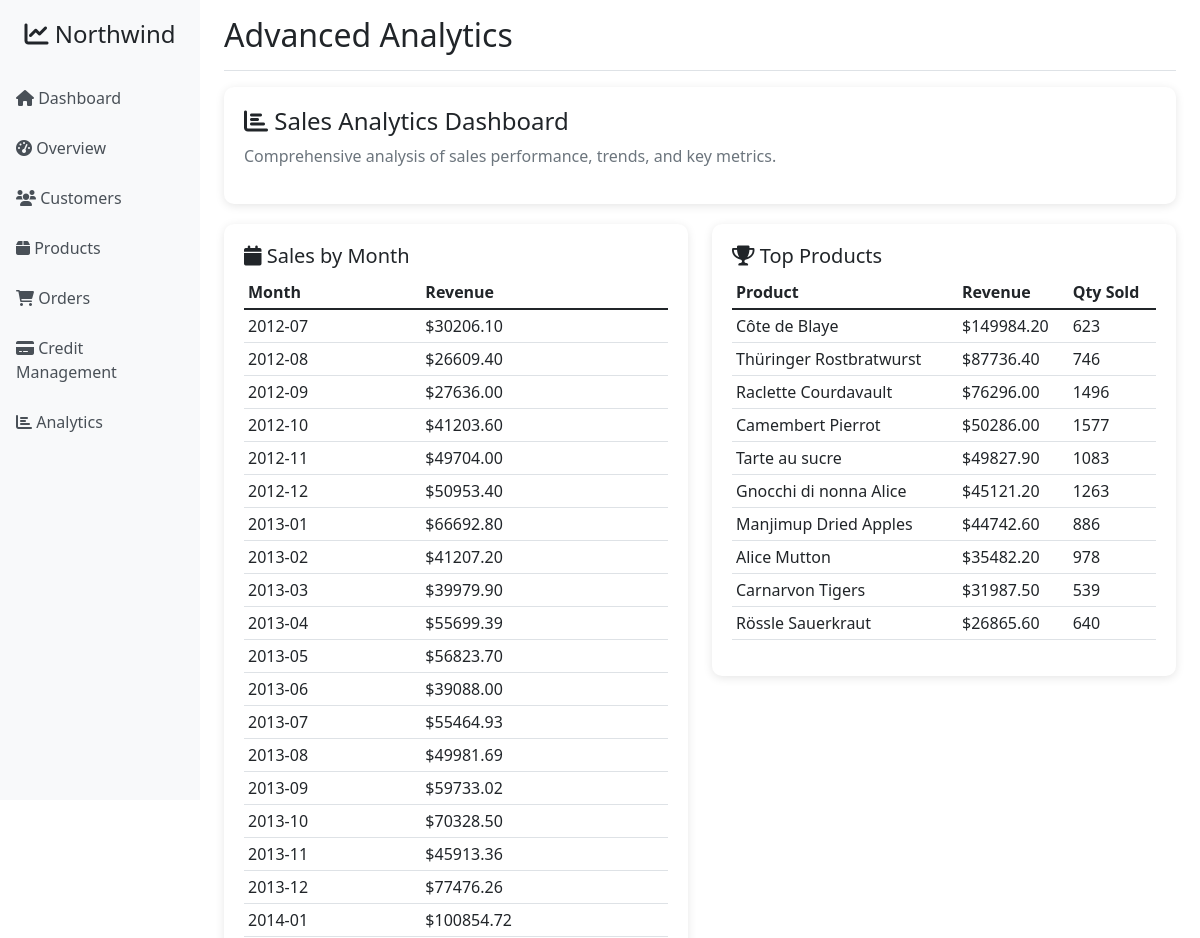
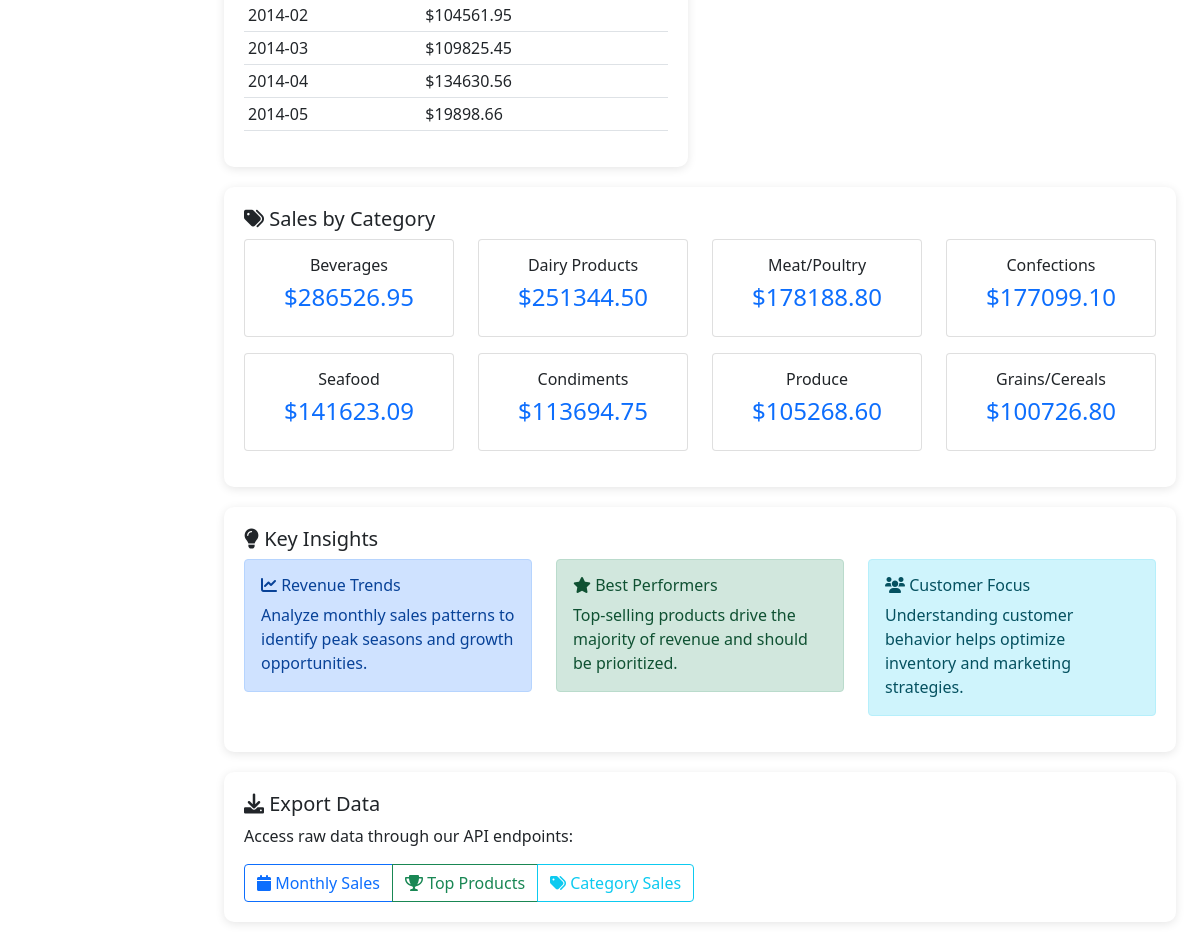
The app's page /analytics with its own data (2 pictures, top to bottom).
### src/models/northwind.py (models this page shows, shortened)
class Product(Base):
    __tablename__ = 'Product'
    Id = Column(Integer, primary_key=True)
    ProductName = Column(String(8000))
    SupplierId = Column(Integer, ForeignKey('Supplier.Id'), nullable=False)
    CategoryId = Column(Integer, ForeignKey('CategoryTableNameTest.Id'), nullable=False)
    QuantityPerUnit = Column(String(8000))
    UnitPrice = Column(Numeric, nullable=False)
    UnitsInStock = Column(Integer, nullable=False)
    UnitsOnOrder = Column(Integer, nullable=False)
    ReorderLevel = Column(Integer, nullable=False)
    Discontinued = Column(Integer, nullable=False)
    UnitsShipped = Column(Integer)
    supplier = relationship("Supplier", back_populates="products")
    category = relationship("Category", back_populates="products")
    order_details = relationship("OrderDetail", back_populates="product")

class Category(Base):
    __tablename__ = 'CategoryTableNameTest'
    Id = Column(Integer, primary_key=True)
    CategoryName_ColumnName = Column(String(8000))
    Description = Column(String(8000))
    Client_id = Column(Integer)
    products = relationship("Product", back_populates="category")

### src/routes/main_routes.py (the view)
@bp.route('/analytics')
def analytics():
    try:
        data_service = DataService()
        sales_by_month = data_service.get_sales_by_month()
        top_products = data_service.get_top_products()
        sales_by_category = data_service.get_sales_by_category()
        return render_template('analytics.html',
                             sales_by_month=sales_by_month,
                             top_products=top_products,
                             sales_by_category=sales_by_category)
    except Exception as e:
        return render_template('analytics.html',
                             sales_by_month=[],
                             top_products=[],
                             sales_by_category=[])

### src/services/data_service.py (called while the page is built)
    def __del__(self):
        if hasattr(self, 'session'):
            self.session.close()

    def get_sales_by_month(self) -> List[Dict]:
        results = self.session.query(
            func.strftime('%Y-%m', Order.OrderDate).label('month'),
            func.sum(OrderDetail.Amount).label('revenue')
        ).join(OrderDetail, Order.Id == OrderDetail.OrderId)\
         .filter(Order.OrderDate.isnot(None))\
         .group_by(func.strftime('%Y-%m', Order.OrderDate))\
         .order_by('month')\
         .all()
        return [{'month': month, 'revenue': float(revenue) if revenue else 0} for month, revenue in results if month]

    def get_top_products(self, limit: int = 10) -> List[Dict]:
        results = self.session.query(
            Product.ProductName,
            func.sum(OrderDetail.Amount).label('revenue'),
            func.sum(OrderDetail.Quantity).label('quantity_sold')
        ).join(OrderDetail, Product.Id == OrderDetail.ProductId)\
         .group_by(Product.Id, Product.ProductName)\
         .order_by(func.sum(OrderDetail.Amount).desc())\
         .limit(limit)\
         .all()
        return [
            {
                'product_name': name,
                'revenue': float(revenue) if revenue else 0,
                'quantity_sold': int(quantity) if quantity else 0
            }
            for name, revenue, quantity in results
        ]

    def get_sales_by_category(self) -> List[Dict]:
        results = self.session.query(
            Category.CategoryName_ColumnName,
            func.sum(OrderDetail.Amount).label('revenue')
        ).join(Product, Category.Id == Product.CategoryId)\
         .join(OrderDetail, Product.Id == OrderDetail.ProductId)\
         .group_by(Category.Id, Category.CategoryName_ColumnName)\
         .order_by(func.sum(OrderDetail.Amount).desc())\
         .all()
        return [
            {'category_name': name, 'revenue': float(revenue) if revenue else 0}
            for name, revenue in results
        ]

### templates/analytics.html (shortened to what this page needs)
{% extends "base.html" %}
{% block header %}Advanced Analytics{% endblock %}
{% block content %}
<div class="row">
    <div class="col-md-12">
        <div class="chart-container">
            <h4><i class="fas fa-chart-bar"></i> Sales Analytics Dashboard</h4>
            <p class="text-muted">Comprehensive analysis of sales performance, trends, and key metrics.</p>
        </div>
    </div>
</div>
<div class="row">
    <div class="col-md-6">
        <div class="chart-container">
            <h5><i class="fas fa-calendar"></i> Sales by Month</h5>
            {% if sales_by_month %}
            <div class="table-responsive">
                <table class="table table-sm">
                    <thead>
                        <tr>
                            <th>Month</th>
                            <th>Revenue</th>
                        </tr>
                    </thead>
                    <tbody>
                        {% for item in sales_by_month %}
                        <tr>
                            <td>{{ item.month }}</td>
                            <td>${{ "%.2f"|format(item.revenue) }}</td>
                        </tr>
                        {% endfor %}
                    </tbody>
                </table>
            </div>
            {% else %}
            <div class="alert alert-info">
                <i class="fas fa-info-circle"></i> No monthly sales data available.
            </div>
            {% endif %}
        </div>
    </div>
    <div class="col-md-6">
        <div class="chart-container">
            <h5><i class="fas fa-trophy"></i> Top Products</h5>
            {% if top_products %}
            <div class="table-responsive">
                <table class="table table-sm">
                    <thead>
                        <tr>
                            <th>Product</th>
                            <th>Revenue</th>
                            <th>Qty Sold</th>
                        </tr>
                    </thead>
                    <tbody>
                        {% for product in top_products %}
                        <tr>
                            <td>{{ product.product_name }}</td>
                            <td>${{ "%.2f"|format(product.revenue) }}</td>
                            <td>{{ product.quantity_sold }}</td>
                        </tr>
                        {% endfor %}
                    </tbody>
                </table>
            </div>
            {% else %}
            <div class="alert alert-info">
                <i class="fas fa-info-circle"></i> No top products data available.
            </div>
            {% endif %}
        </div>
    </div>
</div>
<div class="row">
    <div class="col-md-12">
        <div class="chart-container">
            <h5><i class="fas fa-tags"></i> Sales by Category</h5>
            {% if sales_by_category %}
            <div class="row">
                {% for category in sales_by_category %}
                <div class="col-md-3 mb-3">
                    <div class="card">
                        <div class="card-body text-center">
                            <h6 class="card-title">{{ category.category_name or 'Unknown' }}</h6>
                            <h4 class="text-primary">${{ "%.2f"|format(category.revenue) }}</h4>
                        </div>
                    </div>
                </div>
                {% endfor %}
            </div>
            {% else %}
            <div class="alert alert-info">
                <i class="fas fa-info-circle"></i> No category sales data available.
            </div>
            {% endif %}
        </div>
    </div>
</div>
<div class="row">
    <div class="col-md-12">
        <div class="chart-container">
            <h5><i class="fas fa-lightbulb"></i> Key Insights</h5>
            <div class="row">
                <div class="col-md-4">
                    <div class="alert alert-primary">
                        <h6><i class="fas fa-chart-line"></i> Revenue Trends</h6>
                        <p class="mb-0">Analyze monthly sales patterns to identify peak seasons and growth opportunities.</p>
                    </div>
                </div>
                <div class="col-md-4">
                    <div class="alert alert-success">
                        <h6><i class="fas fa-star"></i> Best Performers</h6>
                        <p class="mb-0">Top-selling products drive the majority of revenue and should be prioritized.</p>
                    </div>
                </div>
                <div class="col-md-4">
                    <div class="alert alert-info">
                        <h6><i class="fas fa-users"></i> Customer Focus</h6>
                        <p class="mb-0">Understanding customer behavior helps optimize inventory and marketing strategies.</p>
                    </div>
                </div>
            </div>
        </div>
    </div>
</div>
<div class="row">
    <div class="col-md-12">
        <div class="chart-container">
            <h5><i class="fas fa-download"></i> Export Data</h5>
            <p>Access raw data through our API endpoints:</p>
            <div class="btn-group" role="group">
                <a href="/api/analytics/sales-by-month" class="btn btn-outline-primary" target="_blank">
                    <i class="fas fa-calendar"></i> Monthly Sales
                </a>
                <a href="/api/analytics/top-products" class="btn btn-outline-success" target="_blank">
                    <i class="fas fa-trophy"></i> Top Products
                </a>
                <a href="/api/analytics/sales-by-category" class="btn btn-outline-info" target="_blank">
                    <i class="fas fa-tags"></i> Category Sales
                </a>
            </div>
        </div>
    </div>
</div>
{% endblock %}

### templates/base.html (shortened to what this page needs)
<!DOCTYPE html>
<html lang="en">
<head>
    <link href="https://cdn.jsdelivr.net/npm/bootstrap@5.1.3/dist/css/bootstrap.min.css" rel="stylesheet">
    <link href="https://cdnjs.cloudflare.com/ajax/libs/font-awesome/6.0.0/css/all.min.css" rel="stylesheet">
</head>
<body>
    <div class="container-fluid">
        <div class="row">
            <nav class="col-md-2 col-lg-2 d-md-block sidebar">
                <div class="position-sticky">
                    <h4 class="text-center mb-4">
                        <i class="fas fa-chart-line"></i> Northwind
                    </h4>
                    <ul class="nav flex-column">
                        <li class="nav-item">
                            <a class="nav-link" href="/">
                                <i class="fas fa-home"></i> Dashboard
                            </a>
                        </li>
                        <li class="nav-item">
                            <a class="nav-link" href="/dashboard">
                                <i class="fas fa-tachometer-alt"></i> Overview
                            </a>
                        </li>
                        <li class="nav-item">
                            <a class="nav-link" href="/customers">
                                <i class="fas fa-users"></i> Customers
                            </a>
                        </li>
                        <li class="nav-item">
                            <a class="nav-link" href="/products">
                                <i class="fas fa-box"></i> Products
                            </a>
                        </li>
                        <li class="nav-item">
                            <a class="nav-link" href="/orders">
                                <i class="fas fa-shopping-cart"></i> Orders
                            </a>
                        </li>
                        <li class="nav-item">
                            <a class="nav-link" href="/credit">
                                <i class="fas fa-credit-card"></i> Credit Management
                            </a>
                        </li>
                        <li class="nav-item">
                            <a class="nav-link" href="/analytics">
                                <i class="fas fa-chart-bar"></i> Analytics
                            </a>
                        </li>
                    </ul>
                </div>
            </nav>
            <main class="col-md-10 col-lg-10 ms-sm-auto px-md-4">
                <div class="d-flex justify-content-between flex-wrap flex-md-nowrap align-items-center pt-3 pb-2 mb-3 border-bottom">
                    <h1 class="h2">{% block header %}Dashboard{% endblock %}</h1>
                </div>
                {% block content %}{% endblock %}
            </main>
        </div>
    </div>
</body>
</html>

### templates/base.html (style rules this page uses)
.sidebar { height: 100vh; background-color: #f8f9fa; padding: 20px 0; }
.nav-link { color: #495057; margin: 5px 0; }
.chart-container { background: white; border-radius: 10px; padding: 20px; box-shadow: 0 2px 10px rgba(0,0,0,0.1); margin-bottom: 20px; }

### records on screen
Product: product_name "Côte de Blaye", revenue "149984.20", quantity_sold "623"
Product: product_name "Thüringer Rostbratwurst", revenue "87736.40", quantity_sold "746"
Product: product_name "Raclette Courdavault", revenue "76296.00", quantity_sold "1496"
Product: product_name "Camembert Pierrot", revenue "50286.00", quantity_sold "1577"
Product: product_name "Tarte au sucre", revenue "49827.90", quantity_sold "1083"
Product: product_name "Gnocchi di nonna Alice", revenue "45121.20", quantity_sold "1263"
Product: product_name "Manjimup Dried Apples", revenue "44742.60", quantity_sold "886"
Product: product_name "Alice Mutton", revenue "35482.20", quantity_sold "978"
Product: product_name "Carnarvon Tigers", revenue "31987.50", quantity_sold "539"
Product: product_name "Rössle Sauerkraut", revenue "26865.60", quantity_sold "640"
Category: CategoryName_ColumnName "Beverages", revenue "286526.95"
Category: CategoryName_ColumnName "Dairy Products", revenue "251344.50"
Category: CategoryName_ColumnName "Meat/Poultry", revenue "178188.80"
Category: CategoryName_ColumnName "Confections", revenue "177099.10"
Category: CategoryName_ColumnName "Seafood", revenue "141623.09"
Category: CategoryName_ColumnName "Condiments", revenue "113694.75"
Category: CategoryName_ColumnName "Produce", revenue "105268.60"
Category: CategoryName_ColumnName "Grains/Cereals", revenue "100726.80"

### other values on screen
{{ item.month }} "2012-07" "2012-08" "2012-09" "2012-10" "2012-11" "2012-12" "2013-01" "2013-02" "2013-03" "2013-04" "2013-05" "2013-06" "2013-07" "2013-08" "2013-09" "2013-10" "2013-11" "2013-12" "2014-01" "2014-02" "2014-03" "2014-04" "2014-05"
{{ "%.2f"|format(item.revenue) }} "30206.10" "26609.40" "27636.00" "41203.60" "49704.00" "50953.40" "66692.80" "41207.20" "39979.90" "55699.39" "56823.70" "39088.00" "55464.93" "49981.69" "59733.02" "70328.50" "45913.36" "77476.26" "100854.72" "104561.95" "109825.45" "134630.56" "19898.66"
